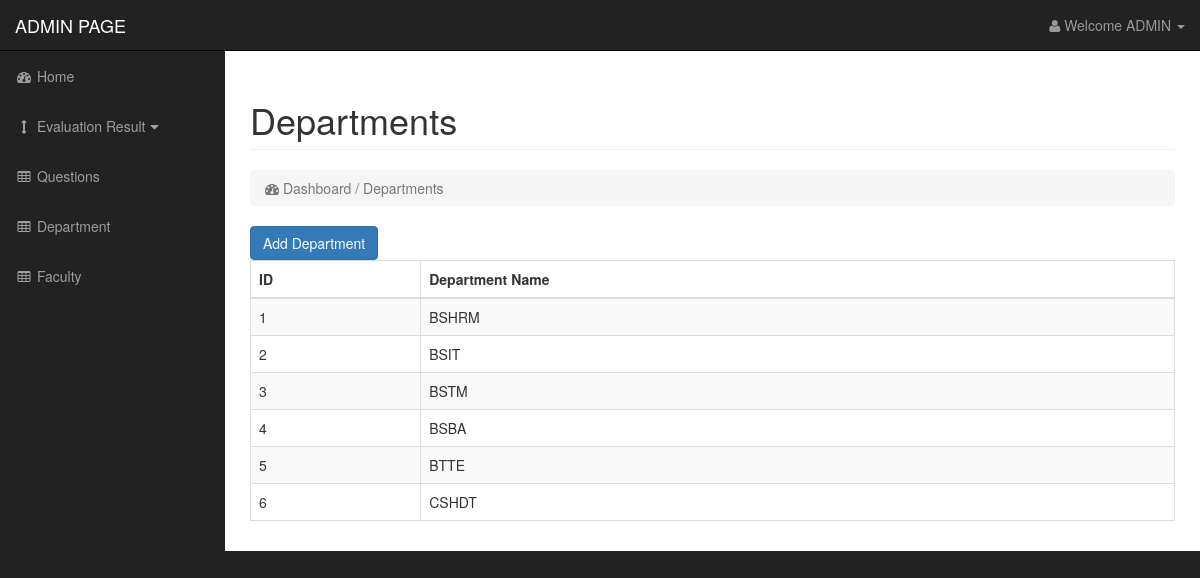
Screenshot of /department.php (signed in) with the database file from the repository.
### tables this page shows
CREATE TABLE IF NOT EXISTS `department` (
  `Dept_ID` int(11) NOT NULL,
  `Dept_Name` varchar(50) NOT NULL
);

### department.php (the view, shortened to what this page needs)
<?php
if ($_SESSION['isAdminLoggedIn'] === true)
{
	include("header.php");
	include("navigation.php");
?>
	<div id="page-wrapper">
		<div class="container-fluid">
			<div class="row">
				<div class="col-lg-12">
					<h1 class="page-header">Departments</h1>
					<ol class="breadcrumb">
						<li class="active">
							<i class="fa fa-dashboard"></i> Dashboard / Departments
						</li>
					</ol>
				</div>
			</div>
			<div class="row">
				<div class="col-lg-12">
					<ul class="option-list">
						<li><input type="button" value="Add Department" class="btn btn-primary" id="btnAddDepartment" /></li>
					</ul>
				</div>
			</div>
			<div class="row">
				<div class="col-lg-12">
					<div class="table-responsive">
						<table class="table table-bordered table-hover table-striped">
							<thead>
								<tr>
									<th>ID</th>
									<th>Department Name</th>
								</tr>
							</thead>
							<tbody>
								<?php
									$query = mysql_query("SELECT * FROM department");
									while($row = mysql_fetch_array($query))
									{
								?>
									<tr>
										<td><?php echo $row['Dept_ID']; ?></td>
										<td><?php echo $row['Dept_Name']; ?></td>
									</tr>
								<?php } ?>
							</tbody>
						</table>
					</div>
				</div>
			</div>
		</div>
	</div>
<?php
	include("footer.php");
}
else
{
	header("location: index.php");
}?>

### css/customcss.css (style rules this page uses)
ul.option-list { padding: 0; margin: 0; }
ul.option-list li { list-style-type: none; float: left; margin-right: 10px; }

### css/sb-admin.css (style rules this page uses)
body { margin-top: 100px; background-color: #222; }
@media (min-width:768px) { body { margin-top: 50px; } }
#page-wrapper { width: 100%; padding: 0; background-color: #fff; }
@media (min-width:768px) { #page-wrapper { padding: 10px; } }

### rows the page displays
department: Dept_ID "1", Dept_Name "BSHRM"
department: Dept_ID "2", Dept_Name "BSIT"
department: Dept_ID "3", Dept_Name "BSTM"
department: Dept_ID "4", Dept_Name "BSBA"
department: Dept_ID "5", Dept_Name "BTTE"
department: Dept_ID "6", Dept_Name "CSHDT"
